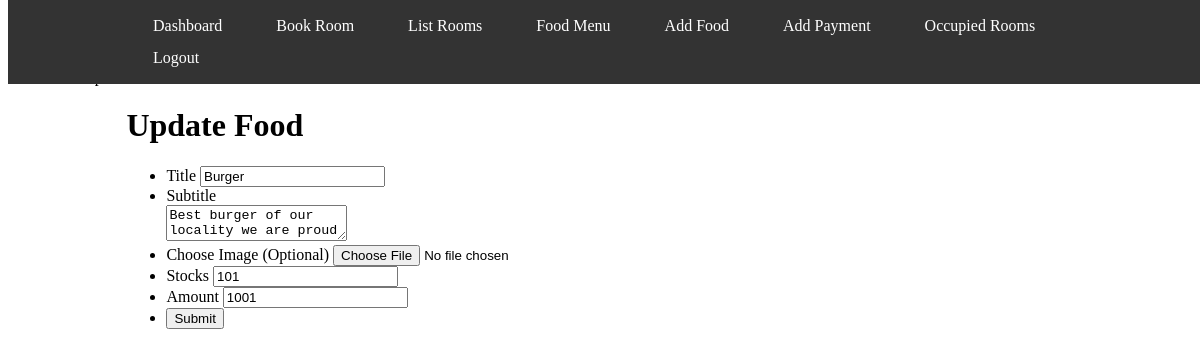
The page /admin/updatefood.php?id=1 (signed in) on the database as committed earlier.
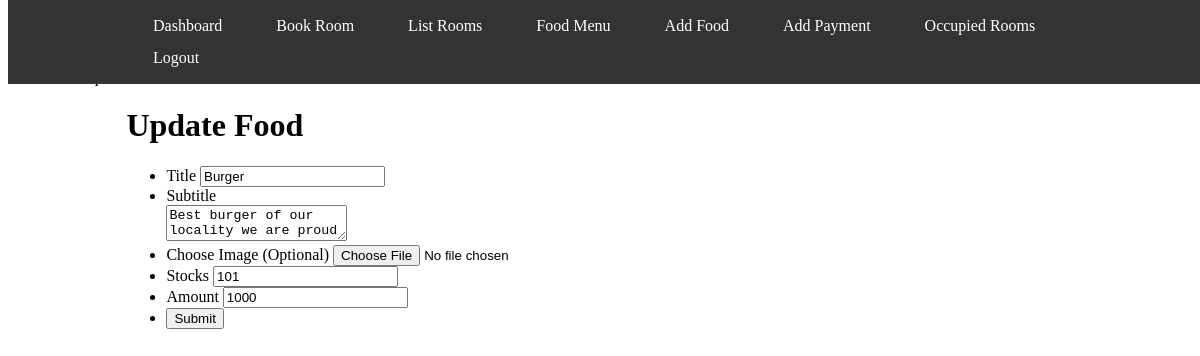
The same page on the database as committed later.
### tables this page shows
CREATE TABLE `fooditems` (
  `id` int(11) NOT NULL,
  `title` varchar(255) NOT NULL,
  `subtitle` varchar(255) NOT NULL,
  `stocks` varchar(255) NOT NULL,
  `amount` int(255) NOT NULL,
  `reviews` int(255) NOT NULL,
  `total-feedbacks` int(255) NOT NULL,
  `image` varchar(255) NOT NULL,
  `category` varchar(255) NOT NULL
);

### admin/updatefood.php (the view, shortened to what this page needs)
<?php
include '../includes/db/config.php';
$idd = $_GET['id'];
$sql = "select * from fooditems where id = '$idd'";
$result = mysqli_query($conn, $sql);
while ($row = mysqli_fetch_assoc($result)) {
    $title = $row['title'];
    $subtitle = $row['subtitle'];
    $stocks = $row['stocks'];
    $amount = $row['amount'];
}
?>
<!DOCTYPE html>
<html lang="en">
<head>
    <link rel="stylesheet" href="../includes/css/bookroom.css" />
</head>
<body>
    <span>
    </span>
    <div class="container">
        <h1 class="my-5">Update Food</h1>
        <div class="login">
            <form action="" method="post" enctype="multipart/form-data" class="">
                <ul class="form-style">
                    <li>
                        <label for="title">Title</label>
                        <input class="field-long" type="text" id="title" name="title" placeholder="Title"
                            value="<?php echo $title; ?>">
                    </li>
                    <li>
                        <label for="subtitle">Subtitle</label><br>
                        <textarea class="field-long" type="number" id="subtitle" name="subtitle"
                            placeholder="Subtitle"><?php echo $subtitle; ?></textarea>
                    </li>
                    <li>
                        <label>Choose Image (Optional)</label>
                        <input class="field-long" class="file_up" type="file" name="myfile"> <br>
                    </li>
                    <li>
                        <label for="stocks">Stocks</label>
                        <input class="field-long" type="number" id="stocks" name="stocks" placeholder="Stocks"
                            value="<?php echo $stocks; ?>">
                    </li>
                    <li>
                        <label for="amount">Amount</label>
                        <input class="field-long" type="number" id="amount" name="amount" placeholder="Price of Food"
                            value="<?php echo $amount; ?>">
                    </li>
                    <li>
                        <input class="field-long" type="submit" name="submit" value="Submit" />
                    </li>
                </ul>
            </form>
        </div>
        <br>
    </div>
</body>
</html>

Rows that differ between the two databases and show on the page:
changed fooditems "Burger": amount "1001" → "1000"
